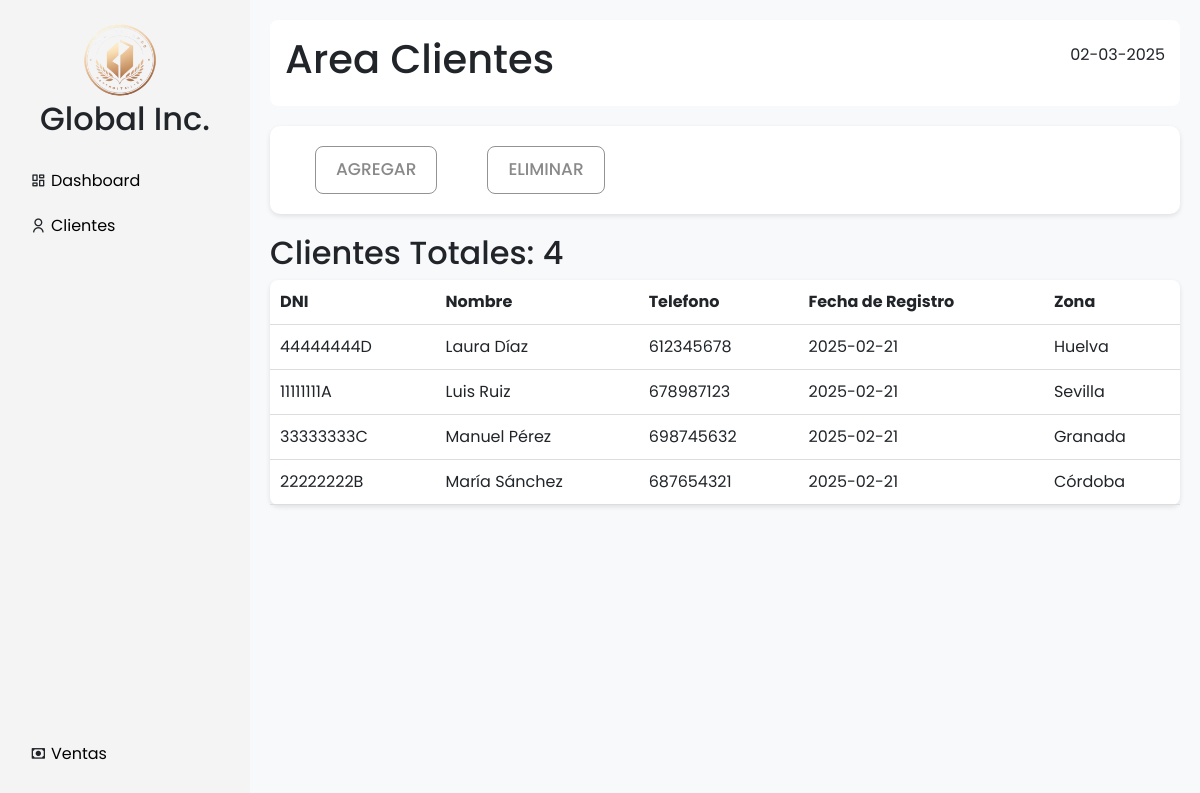
The page /clientes.php (signed in) on the database its author committed.
### tables this page shows
CREATE TABLE `clientes` (
  `dni` varchar(9) NOT NULL,
  `nombre` varchar(50) NOT NULL,
  `apellido` varchar(50) NOT NULL,
  `telefono` int(9) DEFAULT NULL,
  `fecha_alta` date DEFAULT curdate(),
  `zona` int(2) DEFAULT NULL
);

CREATE TABLE `zonas` (
  `cod` int(2) NOT NULL,
  `descripcion` varchar(20) DEFAULT NULL
);

### clientes.php (the view, shortened to what this page needs)
<?php
include('conexion.php');
    ?>
    <?php
@$administrador = $_SESSION["admin"];
?>
<!DOCTYPE html>
<html lang="es">
<head>
    <link rel="stylesheet" href="https://cdnjs.cloudflare.com/ajax/libs/remixicon/4.6.0/remixicon.css">
    <link href="https://cdn.jsdelivr.net/npm/bootstrap@5.3.3/dist/css/bootstrap.min.css" rel="stylesheet">
    <link rel="stylesheet" href="css/style.css">
    </head>
<body>
    <div class="contenedor">
        <aside class="sidebar">
            <img src="src/logo.png" alt="logo de la empresa" class="logo-empresa">
            <h2>Global Inc.</h2>
            <ul>
                <li><i class="ri-dashboard-line"></i><a
                <?php
                if($administrador == 1){
                    echo 'href="inicioAdmin.php"';
                } else{
                    echo 'href="inicioNormal.php"';
                }
                ?>> Dashboard</a></li>
                <li><i class="ri-user-line"></i><a href="clientes.php"> Clientes</a></li>
                <li><i class="ri-cash-line"></i><a href="ventas.php"> Ventas</a></li>
            </ul>
        </aside>
        <main class="contenido-principal">
            <header>
                <h1>Area Clientes</h1>
                <p>
                    <?php
                        $query = "SELECT DATE_FORMAT(CURRENT_DATE, '%d-%m-%Y') AS dia_actual;";
                        $resultado = mysqli_query($conexion, $query);
                        $datos = mysqli_fetch_assoc($resultado);
                        echo $datos["dia_actual"]
                    ?>
                </p>
            </header>
            <section class="stats">
                <div class="acciones">
                    <div>
                        <button type="button" class="btn btn-primary" data-bs-toggle="modal" data-bs-target="#AgregarCModal">
                          Agregar
                        </button>
                    </div>
                    <div>
                        <button type="button" class="btn btn-primary" data-bs-toggle="modal" data-bs-target="#EliminarCModal">
                          Eliminar
                        </button>
                    </div>
                </div>
            </section>
            <section class="orders">
                <h2>Clientes Totales: <?php
                            $query = "SELECT COUNT(*) AS clientes_totales FROM clientes;";
                            $resultado = mysqli_query($conexion, $query);
                            $datos = mysqli_fetch_assoc($resultado);
                            echo $datos["clientes_totales"]
                        ?></h2>
                <table>
                    <thead>
                        <th>DNI</th>
                        <th>Nombre</th>
                        <th>Telefono</th>
                        <th>Fecha de Registro</th>
                        <th>Zona</th>
                    </thead>
                    <tbody>
                        <?php
                            $query = "SELECT c.dni AS dni, CONCAT(c.nombre,' ',c.apellido) AS nombre, c.telefono AS telefono, c.fecha_alta AS fecha, z.descripcion AS zona
                                        FROM clientes AS c, zonas AS z
                                        WHERE c.zona = z.cod
                                        ORDER BY nombre ASC";
                            $resultado = mysqli_query($conexion, $query);
                            while ($row = mysqli_fetch_assoc($resultado)){
                                echo "<tr>
                                        <td>" . $row['dni'] . "</td>
                                        <td>" . $row['nombre'] . "</td>
                                        <td>" . $row['telefono'] . "</td>
                                        <td>" . $row['fecha'] . "</td>
                                        <td>" . $row['zona'] . "</td>
                                    </tr>";
                            }
                        ?>
                    </tbody>
                </table>
            </section>
        </main>
    </div>
</body>
</html>

### css/style.css (style rules this page uses)
* { margin: 0; padding: 0; box-sizing: border-box; font-family: "Poppins", sans-serif; }
.contenedor { display: flex; height: 100vh; }
.sidebar { width: 250px; background: #f4f4f4; padding: 20px; }
.logo-empresa { width: 80px; height: 80px; margin-left: 60px; }
.sidebar h2 { text-align: center; margin-bottom: 20px; }
.sidebar ul { list-style: none; padding: 0; }
.sidebar ul li { padding: 10px; cursor: pointer; }
.sidebar li:last-child { position: absolute; bottom: 1.5rem; }
a { text-decoration: none; color: black; }
.contenido-principal { flex: 1; padding: 20px; background: #f8f9fa; }
header { display: flex; justify-content: space-between; align-items: center; background: white; padding: 15px; border-radius: 8px; margin-bottom: 20px; }
.acciones { display: flex; flex: 1; background: white; padding: 20px; border-radius: 10px; text-align: center; box-shadow: 0px 2px 5px rgba(0, 0, 0, 0.1); position: relative; }
.acciones div { padding: 0 25px; }
.acciones div button { padding: 10px 20px; text-transform: uppercase; border-radius: 8px; font-size: 17px; font-weight: 500; color: #14131380; text-shadow: none; background: transparent; cursor: pointer; box-shadow: transparent; border: 1px solid #29282880; transition: 0.5s ease; }
.stats { display: flex; gap: 20px; }
.orders { margin-top: 20px; }
.orders table { width: 100%; background: white; border-radius: 8px; padding: 10px; box-shadow: 0px 2px 5px rgba(0, 0, 0, 0.1); border-collapse: collapse; }
.orders th, .orders td { padding: 10px; text-align: left; border-bottom: 1px solid #ddd; }

### rows shown on the page
clientes: dni "44444444D", nombre "Laura Díaz", telefono "612345678", fecha_alta "2025-02-21", zona.descripcion "Huelva"
clientes: dni "11111111A", nombre "Luis Ruiz", telefono "678987123", fecha_alta "2025-02-21", zona.descripcion "Sevilla"
clientes: dni "33333333C", nombre "Manuel Pérez", telefono "698745632", fecha_alta "2025-02-21", zona.descripcion "Granada"
clientes: dni "22222222B", nombre "María Sánchez", telefono "687654321", fecha_alta "2025-02-21", zona.descripcion "Córdoba"

### other values the page prints
$datos["dia_actual"] "02-03-2025"
$datos["clientes_totales"] "4"
